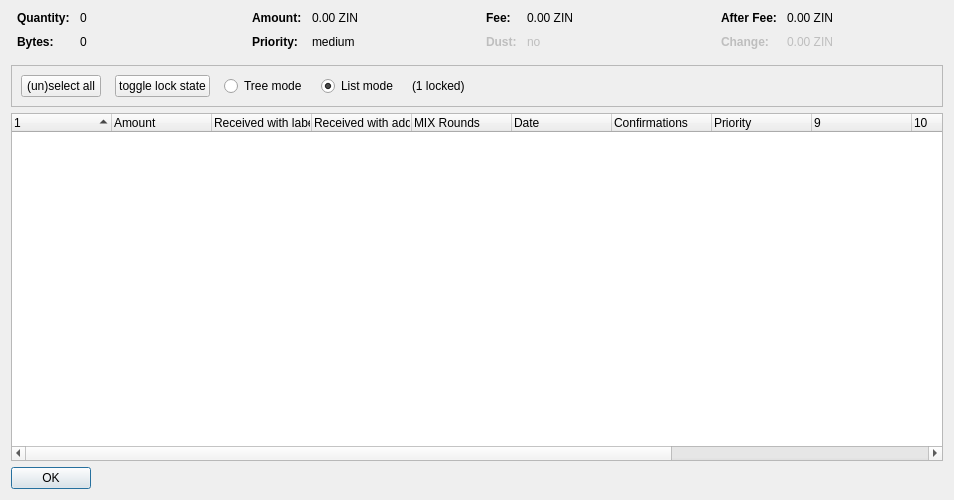
<?xml version="1.0" encoding="UTF-8"?>
<ui version="4.0">
 <class>CoinControlDialog</class>
 <widget class="QDialog" name="CoinControlDialog">
  <property name="geometry">
   <rect>
    <x>0</x>
    <y>0</y>
    <width>954</width>
    <height>500</height>
   </rect>
  </property>
  <property name="windowTitle">
   <string>Coin Selection</string>
  </property>
  <layout class="QVBoxLayout" name="verticalLayout">
   <item>
    <layout class="QHBoxLayout" name="horizontalLayoutTop" stretch="0,0,0,0">
     <property name="topMargin">
      <number>0</number>
     </property>
     <property name="bottomMargin">
      <number>10</number>
     </property>
     <item>
      <layout class="QFormLayout" name="formLayoutCoinControl1">
       <property name="horizontalSpacing">
        <number>10</number>
       </property>
       <property name="verticalSpacing">
        <number>10</number>
       </property>
       <property name="leftMargin">
        <number>6</number>
       </property>
       <property name="rightMargin">
        <number>6</number>
       </property>
       <item row="0" column="0">
        <widget class="QLabel" name="labelCoinControlQuantityText">
         <property name="font">
          <font>
           <weight>75</weight>
           <bold>true</bold>
          </font>
         </property>
         <property name="text">
          <string>Quantity:</string>
         </property>
        </widget>
       </item>
       <item row="0" column="1">
        <widget class="QLabel" name="labelCoinControlQuantity">
         <property name="cursor">
          <cursorShape>IBeamCursor</cursorShape>
         </property>
         <property name="contextMenuPolicy">
          <enum>Qt::ActionsContextMenu</enum>
         </property>
         <property name="text">
          <string notr="true">0</string>
         </property>
         <property name="textInteractionFlags">
          <set>Qt::LinksAccessibleByMouse|Qt::TextSelectableByKeyboard|Qt::TextSelectableByMouse</set>
         </property>
        </widget>
       </item>
       <item row="1" column="0">
        <widget class="QLabel" name="labelCoinControlBytesText">
         <property name="font">
          <font>
           <weight>75</weight>
           <bold>true</bold>
          </font>
         </property>
         <property name="text">
          <string>Bytes:</string>
         </property>
        </widget>
       </item>
       <item row="1" column="1">
        <widget class="QLabel" name="labelCoinControlBytes">
         <property name="cursor">
          <cursorShape>IBeamCursor</cursorShape>
         </property>
         <property name="contextMenuPolicy">
          <enum>Qt::ActionsContextMenu</enum>
         </property>
         <property name="text">
          <string notr="true">0</string>
         </property>
         <property name="textInteractionFlags">
          <set>Qt::LinksAccessibleByMouse|Qt::TextSelectableByKeyboard|Qt::TextSelectableByMouse</set>
         </property>
        </widget>
       </item>
      </layout>
     </item>
     <item>
      <layout class="QFormLayout" name="formLayoutCoinControl2">
       <property name="horizontalSpacing">
        <number>10</number>
       </property>
       <property name="verticalSpacing">
        <number>10</number>
       </property>
       <property name="leftMargin">
        <number>6</number>
       </property>
       <property name="rightMargin">
        <number>6</number>
       </property>
       <item row="0" column="0">
        <widget class="QLabel" name="labelCoinControlAmountText">
         <property name="font">
          <font>
           <weight>75</weight>
           <bold>true</bold>
          </font>
         </property>
         <property name="text">
          <string>Amount:</string>
         </property>
        </widget>
       </item>
       <item row="0" column="1">
        <widget class="QLabel" name="labelCoinControlAmount">
         <property name="cursor">
          <cursorShape>IBeamCursor</cursorShape>
         </property>
         <property name="contextMenuPolicy">
          <enum>Qt::ActionsContextMenu</enum>
         </property>
         <property name="text">
          <string notr="true">0.00 ZIN</string>
         </property>
         <property name="textInteractionFlags">
          <set>Qt::LinksAccessibleByMouse|Qt::TextSelectableByKeyboard|Qt::TextSelectableByMouse</set>
         </property>
        </widget>
       </item>
       <item row="1" column="0">
        <widget class="QLabel" name="labelCoinControlPriorityText">
         <property name="font">
          <font>
           <weight>75</weight>
           <bold>true</bold>
          </font>
         </property>
         <property name="text">
          <string>Priority:</string>
         </property>
        </widget>
       </item>
       <item row="1" column="1">
        <widget class="QLabel" name="labelCoinControlPriority">
         <property name="cursor">
          <cursorShape>IBeamCursor</cursorShape>
         </property>
         <property name="contextMenuPolicy">
          <enum>Qt::ActionsContextMenu</enum>
         </property>
         <property name="text">
          <string>medium</string>
         </property>
         <property name="textInteractionFlags">
          <set>Qt::LinksAccessibleByMouse|Qt::TextSelectableByKeyboard|Qt::TextSelectableByMouse</set>
         </property>
        </widget>
       </item>
      </layout>
     </item>
     <item>
      <layout class="QFormLayout" name="formLayoutCoinControl3">
       <property name="horizontalSpacing">
        <number>10</number>
       </property>
       <property name="verticalSpacing">
        <number>10</number>
       </property>
       <property name="leftMargin">
        <number>6</number>
       </property>
       <property name="rightMargin">
        <number>6</number>
       </property>
       <item row="0" column="0">
        <widget class="QLabel" name="labelCoinControlFeeText">
         <property name="font">
          <font>
           <weight>75</weight>
           <bold>true</bold>
          </font>
         </property>
         <property name="text">
          <string>Fee:</string>
         </property>
        </widget>
       </item>
       <item row="0" column="1">
        <widget class="QLabel" name="labelCoinControlFee">
         <property name="cursor">
          <cursorShape>IBeamCursor</cursorShape>
         </property>
         <property name="contextMenuPolicy">
          <enum>Qt::ActionsContextMenu</enum>
         </property>
         <property name="text">
          <string notr="true">0.00 ZIN</string>
         </property>
         <property name="textInteractionFlags">
          <set>Qt::LinksAccessibleByMouse|Qt::TextSelectableByKeyboard|Qt::TextSelectableByMouse</set>
         </property>
        </widget>
       </item>
       <item row="1" column="0">
        <widget class="QLabel" name="labelCoinControlLowOutputText">
         <property name="enabled">
          <bool>false</bool>
         </property>
         <property name="font">
          <font>
           <weight>75</weight>
           <bold>true</bold>
          </font>
         </property>
         <property name="text">
          <string>Dust:</string>
         </property>
        </widget>
       </item>
       <item row="1" column="1">
        <widget class="QLabel" name="labelCoinControlLowOutput">
         <property name="enabled">
          <bool>false</bool>
         </property>
         <property name="cursor">
          <cursorShape>IBeamCursor</cursorShape>
         </property>
         <property name="contextMenuPolicy">
          <enum>Qt::ActionsContextMenu</enum>
         </property>
         <property name="text">
          <string>no</string>
         </property>
         <property name="textInteractionFlags">
          <set>Qt::LinksAccessibleByMouse|Qt::TextSelectableByKeyboard|Qt::TextSelectableByMouse</set>
         </property>
        </widget>
       </item>
      </layout>
     </item>
     <item>
      <layout class="QFormLayout" name="formLayoutCoinControl4">
       <property name="horizontalSpacing">
        <number>10</number>
       </property>
       <property name="verticalSpacing">
        <number>10</number>
       </property>
       <property name="leftMargin">
        <number>6</number>
       </property>
       <property name="rightMargin">
        <number>6</number>
       </property>
       <item row="0" column="0">
        <widget class="QLabel" name="labelCoinControlAfterFeeText">
         <property name="font">
          <font>
           <weight>75</weight>
           <bold>true</bold>
          </font>
         </property>
         <property name="text">
          <string>After Fee:</string>
         </property>
        </widget>
       </item>
       <item row="0" column="1">
        <widget class="QLabel" name="labelCoinControlAfterFee">
         <property name="cursor">
          <cursorShape>IBeamCursor</cursorShape>
         </property>
         <property name="contextMenuPolicy">
          <enum>Qt::ActionsContextMenu</enum>
         </property>
         <property name="text">
          <string notr="true">0.00 ZIN</string>
         </property>
         <property name="textInteractionFlags">
          <set>Qt::LinksAccessibleByMouse|Qt::TextSelectableByKeyboard|Qt::TextSelectableByMouse</set>
         </property>
        </widget>
       </item>
       <item row="1" column="0">
        <widget class="QLabel" name="labelCoinControlChangeText">
         <property name="enabled">
          <bool>false</bool>
         </property>
         <property name="font">
          <font>
           <weight>75</weight>
           <bold>true</bold>
          </font>
         </property>
         <property name="text">
          <string>Change:</string>
         </property>
        </widget>
       </item>
       <item row="1" column="1">
        <widget class="QLabel" name="labelCoinControlChange">
         <property name="enabled">
          <bool>false</bool>
         </property>
         <property name="cursor">
          <cursorShape>IBeamCursor</cursorShape>
         </property>
         <property name="contextMenuPolicy">
          <enum>Qt::ActionsContextMenu</enum>
         </property>
         <property name="text">
          <string notr="true">0.00 ZIN</string>
         </property>
         <property name="textInteractionFlags">
          <set>Qt::LinksAccessibleByMouse|Qt::TextSelectableByKeyboard|Qt::TextSelectableByMouse</set>
         </property>
        </widget>
       </item>
      </layout>
     </item>
    </layout>
   </item>
   <item>
    <widget class="QFrame" name="frame">
     <property name="minimumSize">
      <size>
       <width>0</width>
       <height>40</height>
      </size>
     </property>
     <property name="frameShape">
      <enum>QFrame::StyledPanel</enum>
     </property>
     <property name="frameShadow">
      <enum>QFrame::Sunken</enum>
     </property>
     <layout class="QHBoxLayout" name="horizontalLayout">
      <item>
       <layout class="QHBoxLayout" name="horizontalLayoutPanel" stretch="0,0,0,0,0,0">
        <property name="spacing">
         <number>14</number>
        </property>
        <item>
         <widget class="QPushButton" name="pushButtonSelectAll">
          <property name="sizePolicy">
           <sizepolicy hsizetype="Maximum" vsizetype="Fixed">
            <horstretch>0</horstretch>
            <verstretch>0</verstretch>
           </sizepolicy>
          </property>
          <property name="text">
           <string>(un)select all</string>
          </property>
          <property name="autoDefault">
           <bool>false</bool>
          </property>
         </widget>
        </item>
        <item>
         <widget class="QPushButton" name="pushButtonToggleLock">
          <property name="sizePolicy">
           <sizepolicy hsizetype="Maximum" vsizetype="Fixed">
            <horstretch>0</horstretch>
            <verstretch>0</verstretch>
           </sizepolicy>
          </property>
          <property name="text">
           <string>toggle lock state</string>
          </property>
          <property name="autoDefault">
           <bool>false</bool>
          </property>
         </widget>
        </item>
        <item>
         <widget class="QRadioButton" name="radioTreeMode">
          <property name="sizePolicy">
           <sizepolicy hsizetype="Maximum" vsizetype="Fixed">
            <horstretch>0</horstretch>
            <verstretch>0</verstretch>
           </sizepolicy>
          </property>
          <property name="text">
           <string>Tree mode</string>
          </property>
         </widget>
        </item>
        <item>
         <widget class="QRadioButton" name="radioListMode">
          <property name="sizePolicy">
           <sizepolicy hsizetype="Maximum" vsizetype="Fixed">
            <horstretch>0</horstretch>
            <verstretch>0</verstretch>
           </sizepolicy>
          </property>
          <property name="text">
           <string>List mode</string>
          </property>
          <property name="checked">
           <bool>true</bool>
          </property>
         </widget>
        </item>
        <item>
         <widget class="QLabel" name="labelLocked">
          <property name="text">
           <string>(1 locked)</string>
          </property>
         </widget>
        </item>
        <item>
         <spacer name="horizontalSpacer">
          <property name="orientation">
           <enum>Qt::Horizontal</enum>
          </property>
          <property name="sizeHint" stdset="0">
           <size>
            <width>40</width>
            <height>20</height>
           </size>
          </property>
         </spacer>
        </item>
       </layout>
      </item>
     </layout>
    </widget>
   </item>
   <item>
    <widget class="CoinControlTreeWidget" name="treeWidget">
     <property name="contextMenuPolicy">
      <enum>Qt::CustomContextMenu</enum>
     </property>
     <property name="sortingEnabled">
      <bool>false</bool>
     </property>
     <property name="columnCount">
      <number>13</number>
     </property>
     <attribute name="headerShowSortIndicator" stdset="0">
      <bool>true</bool>
     </attribute>
     <attribute name="headerStretchLastSection">
      <bool>false</bool>
     </attribute>
     <column>
      <property name="text">
       <string/>
      </property>
     </column>
     <column>
      <property name="text">
       <string>Amount</string>
      </property>
     </column>
     <column>
      <property name="text">
       <string>Received with label</string>
      </property>
     </column>
     <column>
      <property name="text">
       <string>Received with address</string>
      </property>
     </column>
     <column>
      <property name="text">
       <string>MIX Rounds</string>
      </property>
     </column>
     <column>
      <property name="text">
       <string>Date</string>
      </property>
     </column>
     <column>
      <property name="text">
       <string>Confirmations</string>
      </property>
      <property name="toolTip">
       <string>Confirmed</string>
      </property>
     </column>
     <column>
      <property name="text">
       <string>Priority</string>
      </property>
     </column>
     <column>
      <property name="text">
       <string/>
      </property>
     </column>
     <column>
      <property name="text">
       <string/>
      </property>
     </column>
     <column>
      <property name="text">
       <string/>
      </property>
     </column>
     <column>
      <property name="text">
       <string/>
      </property>
     </column>
     <column>
      <property name="text">
       <string/>
      </property>
     </column>
    </widget>
   </item>
   <item>
    <widget class="QDialogButtonBox" name="buttonBox">
     <property name="sizePolicy">
      <sizepolicy hsizetype="Maximum" vsizetype="Fixed">
       <horstretch>0</horstretch>
       <verstretch>0</verstretch>
      </sizepolicy>
     </property>
     <property name="orientation">
      <enum>Qt::Horizontal</enum>
     </property>
     <property name="standardButtons">
      <set>QDialogButtonBox::Ok</set>
     </property>
    </widget>
   </item>
  </layout>
 </widget>
 <customwidgets>
  <customwidget>
   <class>CoinControlTreeWidget</class>
   <extends>QTreeWidget</extends>
   <header>coincontroltreewidget.h</header>
  </customwidget>
 </customwidgets>
 <resources/>
 <connections/>
</ui>
